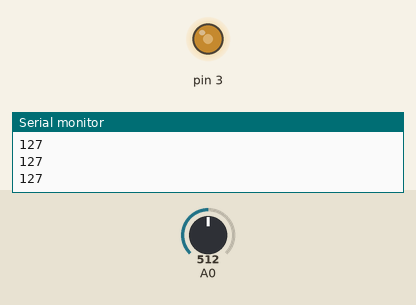
The sketch below on a simulated Arduino Uno, built with avr-gcc and run on an emulated ATmega328P. Parts: output pins drawn as LEDs (lit = HIGH), the last lines printed to the serial monitor. The test bench sets the inputs (shaded band); at power-on: A0 = 512.

Above: at 1.2 s.
1.3 s: A0 set to 716
At 2.0 s:
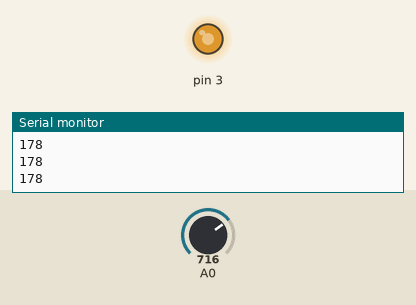
2.8 s: A0 set to 900
At 3.2 s:
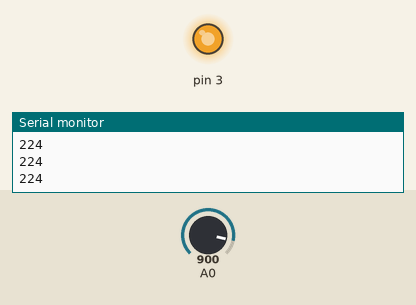
4.3 s: A0 set to 122
At 5.5 s:
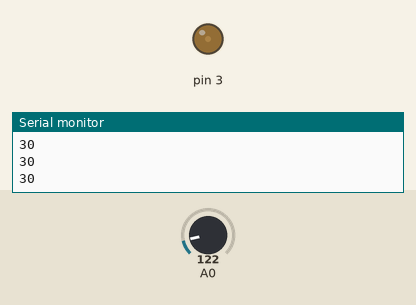
5.8 s: A0 set to 0
At 6.6 s:
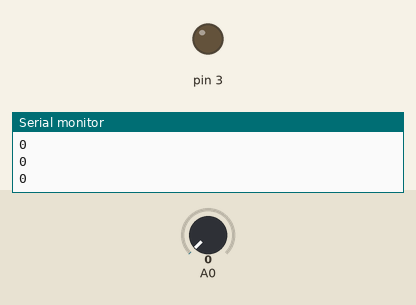
7.3 s: A0 set to 511
At 7.7 s:
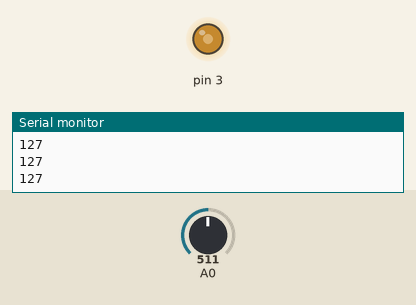
Timing chart, 0 to 9.8 s (numbered marks = the images above; inputs shaded):
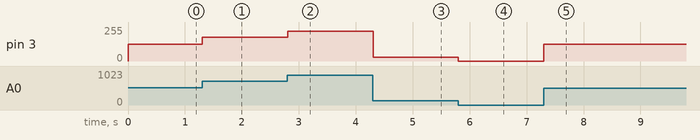

The sketch:

4.2.3.Potla_dc_motor_hiz_ayari.ino
```cpp
/*****************************************************************************
Programın Adı: Potla DC motoru hız ayarı

Programın Amacı:


Yazan: Kamil Bala
       kamilbala42@gmail.com
       tw: @tek_elo
       Yalova Deneyap Atelyesi / 2022
******************************************************************************/
void setup()
{
  pinMode(A0, INPUT);
  pinMode(3, OUTPUT);
  Serial.begin(9600);
}

void loop()
{
  analogWrite(3, map(analogRead(A0), 0, 1023, 0, 255));
  Serial.println(map(analogRead(A0), 0, 1023, 0, 255));
  delay(10); // Delay a little bit to improve simulation performance
}
```

Measured:
- after the input at 1.3 s, pin 3: 127/255 → 178/255 at once
- after the input at 2.8 s, pin 3: 178/255 → 224/255 at once
- after the input at 4.3 s, pin 3: 224/255 → 30/255 at once
- after the input at 5.8 s, pin 3: 30/255 → 0/255 at once
- after the input at 7.3 s, pin 3: 0/255 → 127/255 at once
